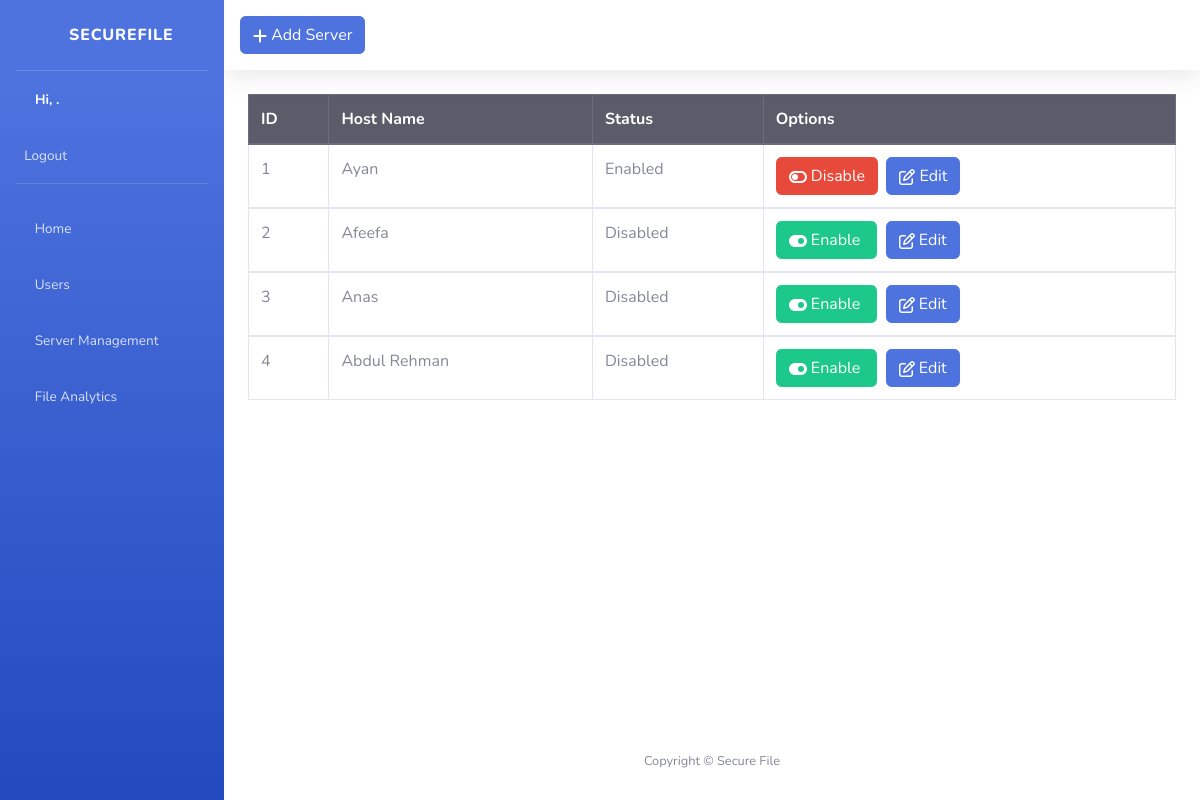
The page /server/ on the database its author committed.
### UploadFiles/models.py (models this page shows)
class ServerData(models.Model):
    assignedID = models.CharField(max_length=10)
    hostname = models.CharField(max_length=50)
    user = models.CharField(max_length=50,default='null')
    password = models.CharField(max_length=50)
    portno = models.CharField(max_length=50)
    status = models.CharField(max_length=10,default="Enabled")

### UploadFiles/views.py (the view, shortened to what this page needs)
# urls.py: path('server/',views.AddServer,name="add_server"),
def AddServer(request):
    data = ServerData.objects.all()
    return render(request, 'server.html', {'data': data})

### templates/server.html (shortened to what this page needs)
{% load static %}
<!DOCTYPE html>
<html lang="en">
<head>
    <link href="{% static 'vendor/fontawesome-free/css/all.min.css' %}" rel="stylesheet" type="text/css">
    <link href="{% static 'css/sb-admin-2.min.css' %}" rel="stylesheet">
    <link href="{% static 'css/modalserver.css' %}" rel="stylesheet">
</head>
<body id="page-top">
    <div id="wrapper">
        <ul class="navbar-nav bg-gradient-primary sidebar sidebar-dark accordion" id="accordionSidebar">
            <a class="sidebar-brand d-flex align-items-center justify-content-center" href="index.html">
                <div class="sidebar-brand-text mx-3"><i class="fas fa-file"></i> SecureFile </div>
            </a>
            <hr class="sidebar-divider my-0">
            <li class="nav-item active">
                <a class="nav-link" href="#">
                    <i class="fa fa-user"></i>
                    <span>Hi, {{user.username}}.</span></a>
            <li class="nav-item">
                <a class="nav-link" href="/logout/">
                    <span>Logout</span></a>
            </li>
            </li>
            <hr class="sidebar-divider">
            <li class="nav-item">
                <a class="nav-link" href="/admindashboard/">
                    <i class="fa fa-home"></i>
                    <span>Home</span></a>
            </li>
<li class="nav-item">
    <a class="nav-link" href="/user/">
        <i class="fa fa-user"></i>
        <span>Users</span></a>
    <a class="nav-link" href="/server/">
        <i class="fa fa-server"></i>
        <span>Server Management</span></a>
    <a class="nav-link" href="/fileanalytics/">
        <i class="fa fa-file"></i>
        <span>File Analytics</span></a>
</li>
        </ul>
        <div id="content-wrapper" class="d-flex flex-column">
            <div id="content">
                <nav class="navbar navbar-expand navbar-light bg-white topbar mb-4 static-top shadow">
                <button id="openModalBtn" class = " btn btn-primary" >
                   Add Server</button>
                </nav>
<div class="container-fluid">
    <div>
         <table class="table table-bordered table table-hover">
            <thead  class="thead-dark">
              <tr>
                <th scope="col">ID</th>
                  <th scope="col">Host Name</th>
                  <th scope="col">Status</th>
                <th scope="col">Options</th>
              </tr>
            </thead>
             {% for item in data %}
            <tbody>
              <tr>
                <td  >{{item.assignedID}}</td >
                <td  >{{item.user}}&nbsp;</td >
                  <td> {{item.status}}</td>
                <td>
                    {% if item.status == 'Enabled' %}
                        <a href="/UpdateServer/{{item.assignedID}}" class="btn btn-danger" >
                            Disable</a>&nbsp;
                    {% else %}
                         <a href="/UpdateServer/{{item.assignedID}}" class="btn btn-success" >
                             <svg xmlns="http://www.w3.org/2000/svg" height="1em" viewBox="0 0 576 512"  fill="white">
                                 <path d="M192 64C86 64 0 150 0 256S86 448 192 448H384c106 0 192-86 192-192s-86-192-192-192H192zm192 96a96 96 0 1 1 0 192 96 96 0 1 1 0-192z"/></svg>
                             Enable&nbsp;</a>&nbsp;
                    {% endif %}
                    <a  class="openModalBtn2 btn btn-primary"   data-assigned-id="{{ item.assignedID }}"class="btn btn-primary" >
                        Edit</a>&nbsp;
                </td>
              </tr>
            </tbody>
              {% endfor %}
          </table>
    </div>
</div>
            </div>
            <footer class="sticky-footer bg-white">
                <div class="container my-auto">
                    <div class="copyright text-center my-auto">
                        <span>Copyright &copy; Secure File</span>
                    </div>
                </div>
            </footer>
        </div>
    </div>
</body>
</html>

### templates/server.html (style rules this page uses)
svg { fill:#ffffff }

### rows shown on the page
ServerData: assignedID "1", user "Ayan", status "Enabled"
ServerData: assignedID "2", user "Afeefa", status "Disabled"
ServerData: assignedID "3", user "Anas", status "Disabled"
ServerData: assignedID "4", user "Abdul Rehman", status "Disabled"
